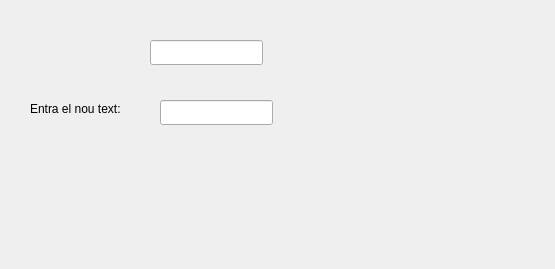
<?xml version="1.0" encoding="UTF-8"?>
<ui version="4.0">
 <class>MyForm</class>
 <widget class="QWidget" name="MyForm">
  <property name="geometry">
   <rect>
    <x>0</x>
    <y>0</y>
    <width>555</width>
    <height>269</height>
   </rect>
  </property>
  <property name="windowTitle">
   <string>Form</string>
  </property>
  <widget class="MyQLineEdit" name="lineEdit">
   <property name="geometry">
    <rect>
     <x>150</x>
     <y>40</y>
     <width>113</width>
     <height>25</height>
    </rect>
   </property>
  </widget>
  <widget class="QLabel" name="label">
   <property name="geometry">
    <rect>
     <x>30</x>
     <y>100</y>
     <width>121</width>
     <height>17</height>
    </rect>
   </property>
   <property name="text">
    <string>Entra el nou text:</string>
   </property>
  </widget>
  <widget class="QLineEdit" name="lineEdit_2">
   <property name="geometry">
    <rect>
     <x>160</x>
     <y>100</y>
     <width>113</width>
     <height>25</height>
    </rect>
   </property>
  </widget>
 </widget>
 <customwidgets>
  <customwidget>
   <class>MyQLineEdit</class>
   <extends>QLineEdit</extends>
   <header>MyQLineEdit.h</header>
   <slots>
    <signal>returnPressed(QString)</signal>
    <slot>tractaReturn()</slot>
   </slots>
  </customwidget>
 </customwidgets>
 <resources/>
 <connections>
  <connection>
   <sender>lineEdit</sender>
   <signal>returnPressed()</signal>
   <receiver>lineEdit</receiver>
   <slot>tractaReturn()</slot>
   <hints>
    <hint type="sourcelabel">
     <x>219</x>
     <y>41</y>
    </hint>
    <hint type="destinationlabel">
     <x>172</x>
     <y>42</y>
    </hint>
   </hints>
  </connection>
  <connection>
   <sender>lineEdit</sender>
   <signal>returnPressed(QString)</signal>
   <receiver>lineEdit_2</receiver>
   <slot>setText(QString)</slot>
   <hints>
    <hint type="sourcelabel">
     <x>259</x>
     <y>59</y>
    </hint>
    <hint type="destinationlabel">
     <x>260</x>
     <y>119</y>
    </hint>
   </hints>
  </connection>
 </connections>
</ui>
